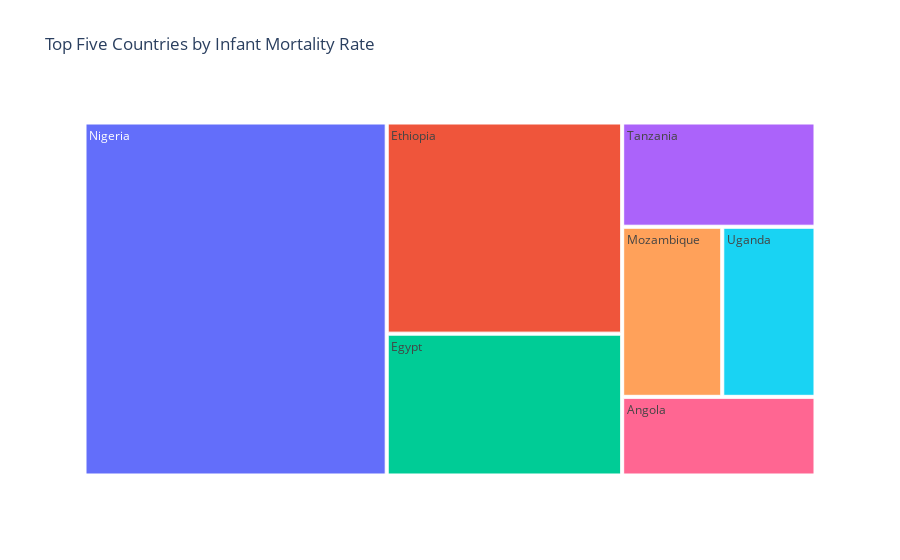

The notebook cell this image was saved under:
### Code cell
# Treemap
fig = px.treemap(dn_im_sorted.head(7),
                 path=['Entity'],
                 values='Infant mortality',
                 title='Top Seven Countries by Infant Mortality Rate')

fig.show()

### Figure 1 — Plotly figure (JSON) as saved in the notebook; plotly's stock layout.template omitted (floating-point values rounded to 4 significant figures)
{"data": [{"branchvalues": "total", "domain": {"x": [0, 1], "y": [0, 1]}, "hovertemplate": "labels=%{label}<br>Infant mortality=%{value}<br>parent=%{parent}<br>id=%{id}<extra></extra>", "ids": ["Angola", "Egypt", "Ethiopia", "Mozambique", "Nigeria", "Tanzania", "Uganda"], "labels": ["Angola", "Egypt", "Ethiopia", "Mozambique", "Nigeria", "Tanzania", "Uganda"], "name": "", "parents": ["", "", "", "", "", "", ""], "type": "treemap", "values": [4951000.0, 10870000.0, 16182262, 5541000.0, 34722522, 6558125, 5162614]}], "layout": {"legend": {"tracegroupgap": 0}, "title": {"text": "Top Five Countries by Infant Mortality Rate"}}}
